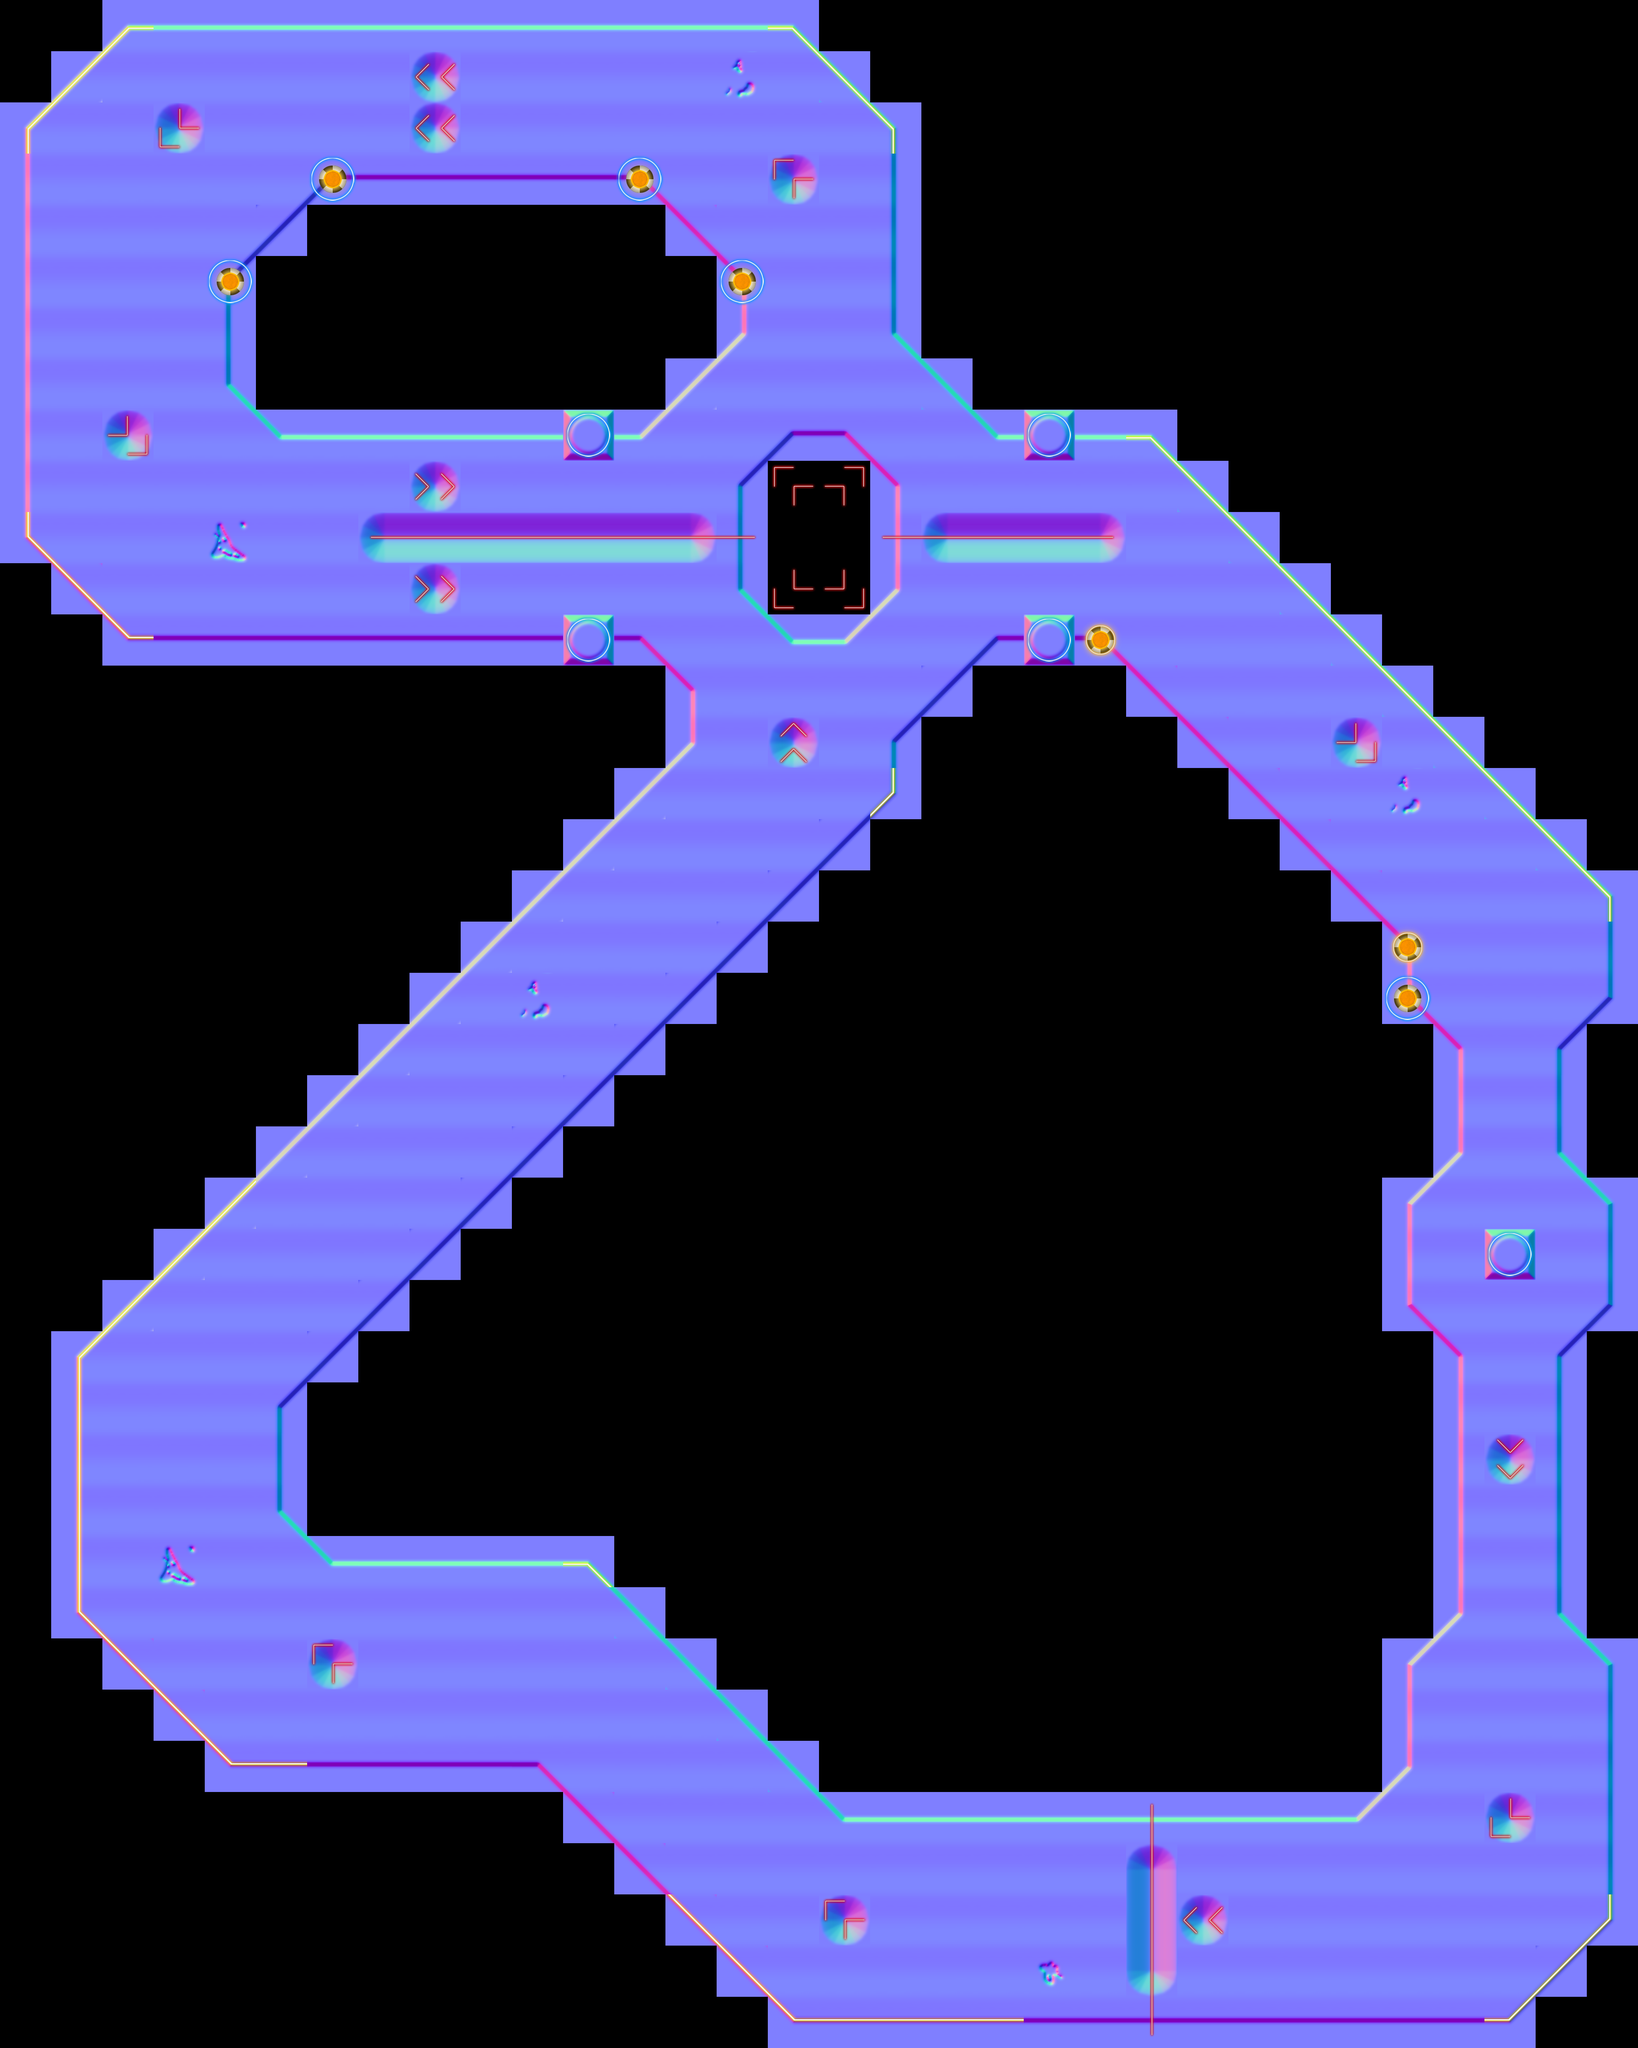

A 2D game scene composited from a Tiled map and its tileset images. What follows is a short description and the map's XML, with each tile layer's data collapsed to a summary:
An orthogonal 32x40 tile map with 128x128 px tiles, 4 tile layers (Track, Normal, Detail, Neon), 4 tilesets and 101 objects (6x fence, 5x bollard, 2x chevron, 2x barrier, 00, ...).

<map version="1.2" tiledversion="1.2.4" orientation="orthogonal" renderorder="right-down" width="32" height="40" tilewidth="128" tileheight="128" infinite="0" nextlayerid="11" nextobjectid="114">
 <tileset firstgid="1" name="neon" tilewidth="128" tileheight="128" tilecount="40" columns="8">
  <image source="../images/tiles/neon.png" width="1024" height="640" />
 </tileset>
 <tileset firstgid="41" name="diffuse" tilewidth="128" tileheight="128" tilecount="40" columns="8">
  <image source="../images/tiles/diffuse.png" width="1024" height="640" />
 </tileset>
 <tileset firstgid="81" name="normal" tilewidth="128" tileheight="128" tilecount="40" columns="8">
  <image source="../images/tiles/normal.png" width="1024" height="640" />
 </tileset>
 <tileset firstgid="121" name="detail" tilewidth="128" tileheight="128" tilecount="48" columns="8">
  <image source="../images/tiles/detail.png" width="1024" height="768" />
 </tileset>
 <layer id="1" name="Track" width="32" height="40">
  <data>[1280 cells, 568 non-empty, 33 distinct tile ids]</data>
 </layer>
 <layer id="2" name="Normal" width="32" height="40">
  <data>[1280 cells, 568 non-empty, 40 distinct tile ids]</data>
 </layer>
 <layer id="3" name="Detail" width="32" height="40">
  <data>[1280 cells, 7 non-empty, 1 distinct tile ids]</data>
 </layer>
 <layer id="4" name="Neon" width="32" height="40">
  <data>[1280 cells, 117 non-empty, 34 distinct tile ids]</data>
 </layer>
 <objectgroup color="#00aa00" id="5" name="Waypoints">
  <object id="1" name="00" x="2848" y="4488" width="68" height="608">
   <properties>
    <property name="rotation" type="float" value="180" />
   </properties>
  </object>
  <object id="2" name="01" x="1936" y="4504" width="252" height="576">
   <properties>
    <property name="rotation" type="float" value="-135" />
   </properties>
  </object>
  <object id="3" name="02" x="1304" y="3856" width="232" height="668">
   <properties>
    <property name="rotation" type="float" value="180" />
   </properties>
  </object>
  <object id="4" name="03" x="168" y="3808" width="660" height="260">
   <properties>
    <property name="rotation" type="float" value="-90" />
   </properties>
  </object>
  <object id="5" name="04" x="376" y="3072" width="508" height="348">
   <properties>
    <property name="rotation" type="float" value="-45" />
   </properties>
  </object>
  <object id="6" name="05" x="1128" y="2296" width="484" height="432">
   <properties>
    <property name="rotation" type="float" value="-45" />
   </properties>
  </object>
  <object id="7" name="06" x="1668" y="1804" width="620" height="72">
   <properties>
    <property name="rotation" type="float" value="-45" />
   </properties>
  </object>
  <object id="8" name="07" x="2249" y="1339" width="162" height="113">
   <properties>
    <property name="rotation" type="float" value="-90" />
   </properties>
  </object>
  <object id="9" name="08" x="1840" y="620" width="445" height="57">
   <properties>
    <property name="rotation" type="float" value="-90" />
   </properties>
  </object>
  <object id="10" name="09" x="1598" y="131" width="422" height="356">
   <properties>
    <property name="rotation" type="float" value="-135" />
   </properties>
  </object>
  <object id="11" name="10" x="1072" y="20" width="170" height="480">
   <properties>
    <property name="rotation" type="float" value="180" />
   </properties>
  </object>
  <object id="12" name="11" x="134" y="100" width="584" height="540">
   <properties>
    <property name="rotation" type="float" value="135" />
   </properties>
  </object>
  <object id="13" name="12" x="-102" y="762" width="670" height="108">
   <properties>
    <property name="rotation" type="float" value="90" />
   </properties>
  </object>
  <object id="14" name="13" x="172" y="1028" width="512" height="508">
   <properties>
    <property name="rotation" type="float" value="45" />
   </properties>
  </object>
  <object id="15" name="14" x="1408" y="1040" width="134" height="608">
   <properties>
    <property name="rotation" type="float" value="-45" />
   </properties>
  </object>
  <object id="16" name="15" x="1865" y="915" width="112" height="124">
   <properties>
    <property name="rotation" type="float" value="0" />
   </properties>
  </object>
  <object id="17" name="16" x="2696" y="1117" width="93" height="514">
   <properties>
    <property name="rotation" type="float" value="45" />
   </properties>
  </object>
  <object id="18" name="17" x="3060" y="1596" width="424" height="452">
   <properties>
    <property name="rotation" type="float" value="45" />
   </properties>
  </object>
  <object id="19" name="18" x="3474" y="2378" width="598" height="126">
   <properties>
    <property name="rotation" type="float" value="90" />
   </properties>
  </object>
  <object id="20" name="19" x="3120" y="3095" width="984" height="90">
   <properties>
    <property name="rotation" type="float" value="90" />
   </properties>
  </object>
  <object id="21" name="20" x="3474" y="3916" width="588" height="134">
   <properties>
    <property name="rotation" type="float" value="90" />
   </properties>
  </object>
  <object id="22" name="21" x="3400" y="4432" width="530" height="514">
   <properties>
    <property name="rotation" type="float" value="135" />
   </properties>
  </object>
 </objectgroup>
 <objectgroup color="#000000" id="6" name="Space" visible="0" locked="1">
  <object id="23" x="604" y="720">
   <polygon points="0,0 232,-228 988,-236 1212,-12 1216,100 980,352 112,344 8,232" />
  </object>
  <object id="24" x="1880" y="1232">
   <polygon points="0,0 112,-112 220,-116 324,-8 332,236 216,348 116,348 -8,228" />
  </object>
  <object id="25" x="732" y="3528">
   <polygon points="0,0 1540,-1524 1532,-1672 1760,-1900 2008,-1904 2752,-1160 2752,-1029 2888,-891 2864,-665 2734,-539 2733,-265 2859,-119 2874,507 2758,597 2752,880 2652,988 1388,976 752,348 100,344 0,232" />
  </object>
  <object id="26" x="-652" y="3480">
   <polygon points="0,0 800,-16 808,-100 2348,-1636 2348,-1740 2240,-1852 960,-1840 680,-2124 680,-3180 948,-3440 2660,-3456 2916,-3196 2920,-2680 3156,-2440 3552,-2432 4712,-1272 4714,-974 4571,-840 4578,-609 4721,-490 4717,-200 4590,-77 5456,-80 5528,-3720 12,-3688" />
  </object>
  <object id="27" x="-712" y="3444">
   <polygon points="0,0 864,-8 860,600 1260,1000 2040,1008 2660,1628 4508,1640 4772,1364 4772,697 4655,578 4645,-31 4784,-116 5584,-104 5576,1896 -16,1844" />
  </object>
 </objectgroup>
 <objectgroup color="#ff0000" id="7" name="KillZone" visible="0" locked="1">
  <object id="28" x="816" y="616">
   <polygon points="0,0 -8,344 792,360 784,-24" />
  </object>
  <object id="30" x="1296" y="3464">
   <polygon points="0,0 1168,-1200 1768,-1152 1912,760 992,712" />
  </object>
  <object id="31" x="-32" y="1848">
   <polygon points="0,0 0,1368 1424,-8" />
  </object>
  <object id="32" x="112" y="5264">
   <polygon points="0,0 1488,8 1128,-592 -112,-688" />
  </object>
  <object id="33" x="-696" y="-648">
   <polygon points="0,0 5576,-16 5560,504 32,536" />
  </object>
  <object id="34" x="4816" y="5400">
   <polygon points="0,0 -5040,-56 -5072,128 16,200" />
  </object>
  <object id="35" x="-768" y="32">
   <polygon points="0,0 616,-8 528,5152 -112,5176" />
  </object>
  <object id="36" x="855" y="433" width="718" height="27" />
  <object id="37" x="578" y="672">
   <polygon points="0,0 224,-216 238,-202 24,12" />
  </object>
  <object id="38" x="1612" y="472">
   <polygon points="0,0 22,-16 232,204 212,222" />
  </object>
  </objectgroup>
 <objectgroup color="#ffff00" id="8" name="Collision" locked="1">
  <!-- 14 objects omitted --></objectgroup>
 <objectgroup color="#ffffff" id="9" name="Jump" visible="0" locked="1">
  <!-- 23 objects omitted --></objectgroup>
 <objectgroup color="#00aaff" id="10" name="Props">
  <!-- 22 objects omitted --></objectgroup>
</map>
<!-- 64 of 101 objects omitted -->
